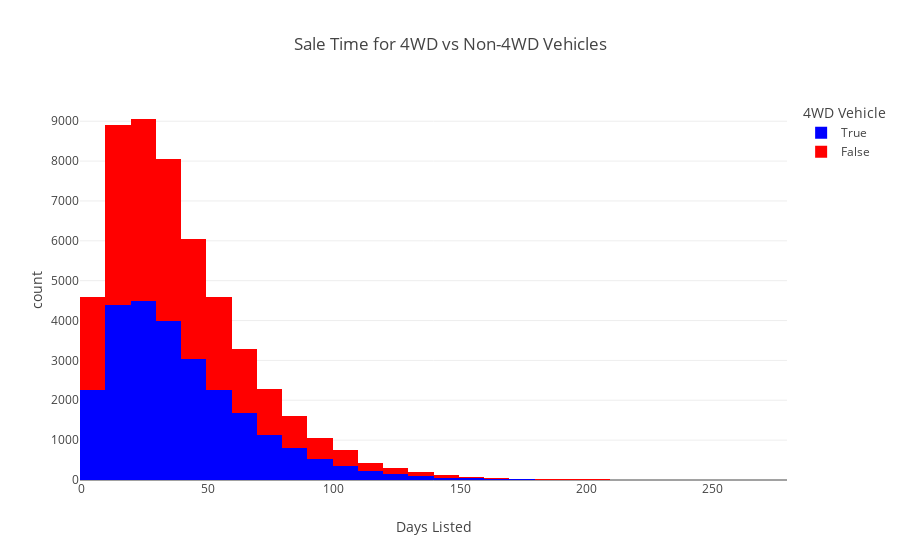

Notebook code for this chart:
### Code cell
fig_4wd = px.histogram(df, x='days_listed', color='is_4wd', title='Sale Time for 4WD vs Non-4WD Vehicles',
                   labels={'days_listed': 'Days Listed', 'is_4wd': '4WD Vehicle'},
                   color_discrete_map={True: 'blue', False: 'red'},
                   nbins=50)
fig_4wd.show()

### Figure 1 — Plotly figure (JSON) as saved in the notebook; plotly's stock layout.template omitted (floating-point values rounded to 4 significant figures; data arrays with more than 128 entries replaced by an {"elided": "..."} marker saying what was removed)
{"data": [{"bingroup": "x", "hovertemplate": "4WD Vehicle=True<br>Days Listed=%{x}<br>count=%{y}<extra></extra>", "legendgroup": "True", "marker": {"color": "blue", "pattern": {"shape": ""}}, "name": "True", "nbinsx": 50, "orientation": "v", "showlegend": true, "type": "histogram", "x": {"elided": "25572 int values"}, "xaxis": "x", "yaxis": "y"}, {"bingroup": "x", "hovertemplate": "4WD Vehicle=False<br>Days Listed=%{x}<br>count=%{y}<extra></extra>", "legendgroup": "False", "marker": {"color": "red", "pattern": {"shape": ""}}, "name": "False", "nbinsx": 50, "orientation": "v", "showlegend": true, "type": "histogram", "x": {"elided": "25953 int values"}, "xaxis": "x", "yaxis": "y"}], "layout": {"barmode": "relative", "legend": {"title": {"text": "4WD Vehicle"}, "tracegroupgap": 0}, "title": {"text": "Sale Time for 4WD vs Non-4WD Vehicles"}, "xaxis": {"anchor": "y", "domain": [0, 1], "title": {"text": "Days Listed"}}, "yaxis": {"anchor": "x", "domain": [0, 1], "title": {"text": "count"}}}}
